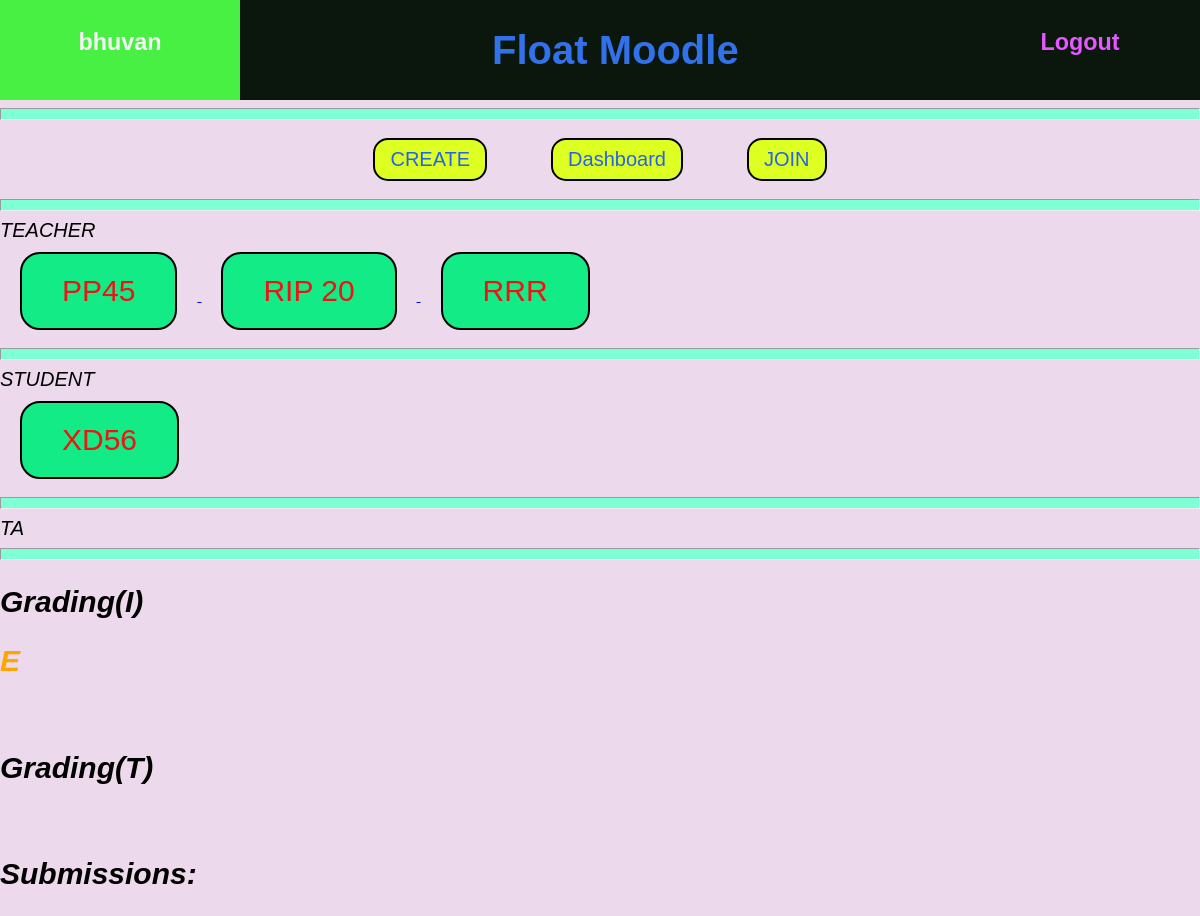
The app's page /courses/ (signed in) with its own data.
### courses/models.py (models this page shows, shortened)
class Course(models.Model):
    instructor = models.ForeignKey(User,on_delete=models.CASCADE,related_name='ins_courses') #assuming 1 instructor/course.
    name = models.CharField(max_length=128,default = '')
    students = models.ManyToManyField(User,related_name='stud_courses')
    TAs = models.ManyToManyField(User,related_name='ta_courses')
    joincode = models.CharField(max_length=10,default = '')
    TAjoincode = models.CharField(max_length=10,default = '')

class Assignment(models.Model):
    name = models.CharField(max_length=128,default='')
    link = models.URLField(default='')
    file_name = models.CharField(max_length=100,default='problem_statement')
    file = models.FileField(upload_to='assignments',blank=True)
    statement = models.CharField(max_length=300,default='')
    course = models.ForeignKey(Course,on_delete=models.CASCADE)
    maxmarks = models.IntegerField(default=100)
    deadline = models.DateTimeField(blank=False) #need to set while creating assign.

### courses/views.py (the view, shortened to what this page needs)
# urls.py: path('', views.course_info, name = 'CourseHome'),
def course_info(request):
    if not request.user.is_authenticated:
        return redirect('login')
    u = User.objects.get(pk = request.user.pk )
    Itodo_List = [] #list of TO-DO assignments for 'I'nstructors ['S' ==> students, 'I' ==> Instructors ]
    Stodo_List = [] #list of TO-DO of students
    TAtodo_List = [] #for TA's
    now = datetime.datetime.now()
    for course in u.ins_courses.all():
        for assign in course.assignment_set.all():
            if now > assign.deadline:
                graded=True
                for sub in assign.filesubmission_set.all():
                    if sub.corrected == 'NO':
                        graded = False
                        break
                if not graded:
                    Itodo_List.append(assign)
    for course in u.stud_courses.all():
        for assign in course.assignment_set.all():
            if now < assign.deadline:
                submitted=False
                for sub in assign.filesubmission_set.all():
                    if sub.user.username == request.user.username:
                        submitted = True
                        break
                if not submitted:
                    Stodo_List.append(assign)
    args = {
        'icourses': u.stud_courses.all(),
        'scourses': u.ins_courses.all(),
        'Tcourses': u.ta_courses.all(),
        'Itodo': Itodo_List,
        'Stodo': Stodo_List,
        'Ttodo': TAtodo_List,
    }
    return render(request,'courses/home.html',args)

### accounts/templates/courses/home.html (shortened to what this page needs)
{% extends 'base.html' %}
{% block content %}
<hr style="height: 10px; background-color: aquamarine;">
<div style="text-align: center;">
    <a href ="{% url 'CourseCreate' %}"><button class="B1 button1">CREATE</button></a>
    <a href ="{% url 'dashboard' %}"><button class="B1 button2">Dashboard</button></a>
    <a href ="{% url 'CourseJoin' %}"><button class="B1 button1">JOIN</button></a>
</div>
<hr style="height: 10px; background-color: aquamarine;">
<div class="it">TEACHER</div>
{% for course in scourses %}
<a href="{% url 'coursepage' course.pk %}">
    <button class = "B2 button2">{{ course.name }}</button>
</a>
{% endfor %}
<hr style="height: 10px; background-color: aquamarine;">
<div class="it">STUDENT</div>
{% for course in icourses %}
<a href="{% url 'coursepage' course.pk %}">
    <button class = "B2 button1">{{ course.name }}</button>
</a>
{% endfor %}
<hr style="height: 10px; background-color: aquamarine;">
<div class="it">TA</div>
<hr style="height: 10px; background-color: aquamarine;">
<div class="it">
    <h2>Grading(I)</h2>
    {% for assign in Itodo %}
        <h2 style="color: orange;">{{ assign.name }}</h2>
    {% endfor %}
    <br>
    <h2>Grading(T)</h2>
    <br>
    <h2>Submissions:</h2>
</div>
{% endblock %}

### accounts/templates/base.html (shortened to what this page needs)
{% load static %}
<link rel="stylesheet" type="text/css" href="{% static 'accounts/style.css' %}">
<!DOCTYPE html>
<html>
<head>
</head>
<body>
    {% if user.is_authenticated %}
      <div class="Conth" style="height: 100px;">
        <a href="{% url 'dashboard' %}" class="Conth hov1" style="width: 20%; height: 100%; display: block; text-decoration: none; ">
          <h3 style="margin-left: 0%; margin-top: 12%;">{{ user.username }}</h3>
        </a>
        <div class="Conth hov2" style="width: 60%; height: 100%;">
          <h1 style="margin-left: 35%;">Float Moodle</h1>
        </div>
        <a href="{% url 'logout' %}" class="Conth hov3" style="width: 20%; height: 100%; display: block; text-decoration: none; ">
          <h3 style="margin-left: 0%; margin-top: 12%;">Logout</h3>
        </a>
      </div>
    {% endif %}
    {% block content %}
    {% endblock %}
</body>
</html>

### accounts/static/accounts/style.css (style rules this page uses)
.B1 { background-color: rgb(222, 255, 34); border: 2px solid black; color: rgb(38, 99, 231); padding: 8px 15px; text-align: center; display: inline-block; font-size: 20px; margin: 10px 30px; cursor: pointer; text-decoration:none; transition-duration: 0.4s; border-radius: 15px; }
.B2 { background-color: #12eb86; border: 2px solid black; color: rgb(238, 20, 20); padding: 20px 40px; text-align: center; display: inline-block; font-size: 30px; margin: 10px 20px; cursor: pointer; text-decoration:none; transition-duration: 0.3s; border-radius: 20px; }
.it { font-family: Verdana, Geneva, Tahoma, sans-serif; font-size: 20px; font-weight: 15; color: black; font-style: italic; }
body { margin: 0px; background-color: #ecd9eb; }
.Conth { border-style: solid ; border-width: 0px ; background-color: #0b160c; color: rgb(49, 113, 233); font-family: Verdana, Geneva, Tahoma, sans-serif; font-size: 20px; font-weight: 50; display: flex; text-align: center; align-items: center; position: relative; overflow: hidden; padding: 0px; }
.hov1 { color: rgb(222, 255, 34); }
.hov3 { color: #e358ff; }

### records on screen
Course: name "PP45"
Course: name "RIP 20"
Course: name "RRR"
Course: name "XD56"
Assignment: name "E"

### other values on screen
{{ user.username }} "bhuvan"
